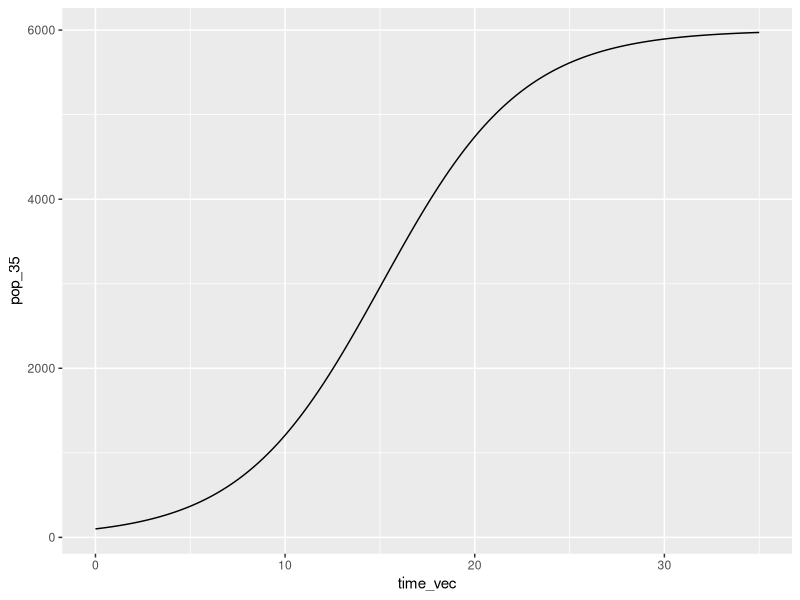
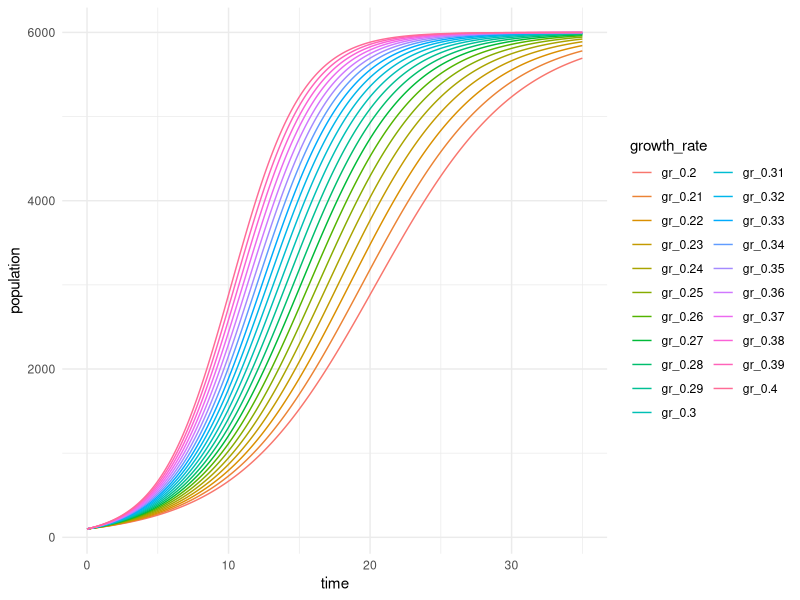

These figures' R source, in order:
# adds up the number of birds and dogs

#define function
birddog_sum <- function(bird, dog) {
  pets <- bird + dog
  return(pets)
}

#use it!
total_pets <- birddog_sum(bird = 2, dog = 5)
total_pets <- birddog_sum(2,5) #same as above

#create a function to double values
double_it <- function (x){
  print(2*x)
}
double_it(x=8)

#write a function with contditionals
#example is converting animal's ages

animal_age <- function(animal, age){
if(animal == "dog") {
  print(age * 7)
} else if (animal == "goat") {
  print(age * 4.7)
}
}

animal_age("goat", 12)

#write an updated version of the animal age function with error messages

animal_age_stop <- function (animal, age) {
  if (!animal %in% c("dog", "goat")) {
    stop("Oops! dude the animal has to be dog or goat")
  }
  if (is.numeric(age) == FALSE) {
    stop("The age must be a number")
  }
  if (age <= 0 | age > 50) {
    warning("Are you sure about your animals age?")
  }
  animal_age <- function(animal, age){
    if(animal == "dog") {
      print(age * 7)
    } else if (animal == "goat") {
      print(age * 4.7)
    }
  }
}

animal_age_stop("dog", 100)

#functions meet for loops

#all data frames in the function are called df --> argument df
df_means <- function(df) {
  for (i in 1:ncol(df)) {
    col_name <- colnames(df[i])
    col_mean <- mean(df[[i]])
    print(paste("the mean value of", col_name, "is", col_mean))
  }
}


df_means(df = mtcars)


df_means <- function(df) {
  for (i in 1:ncol(df)) {
    if (is.numeric(df[[i]])) {
      col_name <- colnames(df)[i]
      col_mean <- mean(df[[i]], na.rm = TRUE) # added na.rm for safety
      print(paste("The mean value of", col_name, "is", col_mean))
    }
  }
}
df_means(df = palmerpenguins::penguins)



#logistic growth example

logistic_growth <- function(N0, K, r, time) {
  Nt <- K/(1+((K-N0)/N0) * exp(-r*time))
  print(Nt)
}

logistic_growth(N0 = 100, K = 6000, r = .27, time = 40)

#working on an example just working with time
time_vec <- seq(from = 0, to =35, by = 0.1)

#apply logistic growth function to that vector
pop_35<- logistic_growth(N0 = 100, K = 6000, r = 0.27, time = time_vec)

#combining time steps and population size into a dataframe
pop_time_35 <- data.frame(time_vec, pop_35)

library(tidyverse)
#plot it
ggplot(data = pop_time_35, aes(x = time_vec, y= pop_35)) +
  geom_line(size = 0.5)

#pre-alocate storage for output vector
pop_35_vec <- vector(mode = "numeric", length = length(time_vec))

#alternativley, with an internal for loop
for (i in seq_along(time_vec)) {
population <- logistic_growth(N0 = 100, K = 6000, r = 0.27, time = time_vec[i])
pop_35_vec[i] <- population
}

#now, builfing to estimate across growth rates
#creatigna a series of growth rates
r_seq <- seq(from = 0.2, to = 0.4, by = 0.01)

#creating a matrix for output values
out_matrix <- matrix(nrow = length(time_vec), ncol = length(r_seq))

for (j in seq_along(r_seq)){
  for (i in seq_along(time_vec)) {
    population <- logistic_growth(N0 = 100, K = 6000, 
                                  r = r_seq[j], time = time_vec[i])
    out_matrix[i,j] <- population
  }
}

#data wrangling to plot

out_df <- data.frame(out_matrix, time = time_vec)

#update colomn names for growth rates
colnames(out_df) <- c(paste0("gr_", r_seq), "time")

#pivot longer to make it tidy
out_df_long <- out_df %>%
  pivot_longer(cols = -time, 
               names_to = "growth_rate", 
               values_to = "population")

#plot it
ggplot(data = out_df_long, aes(x= time, y = population)) +
  geom_line(aes(color = growth_rate)) +
  theme_minimal()

#QUESTIONS
# how do i know when to pipe? 



